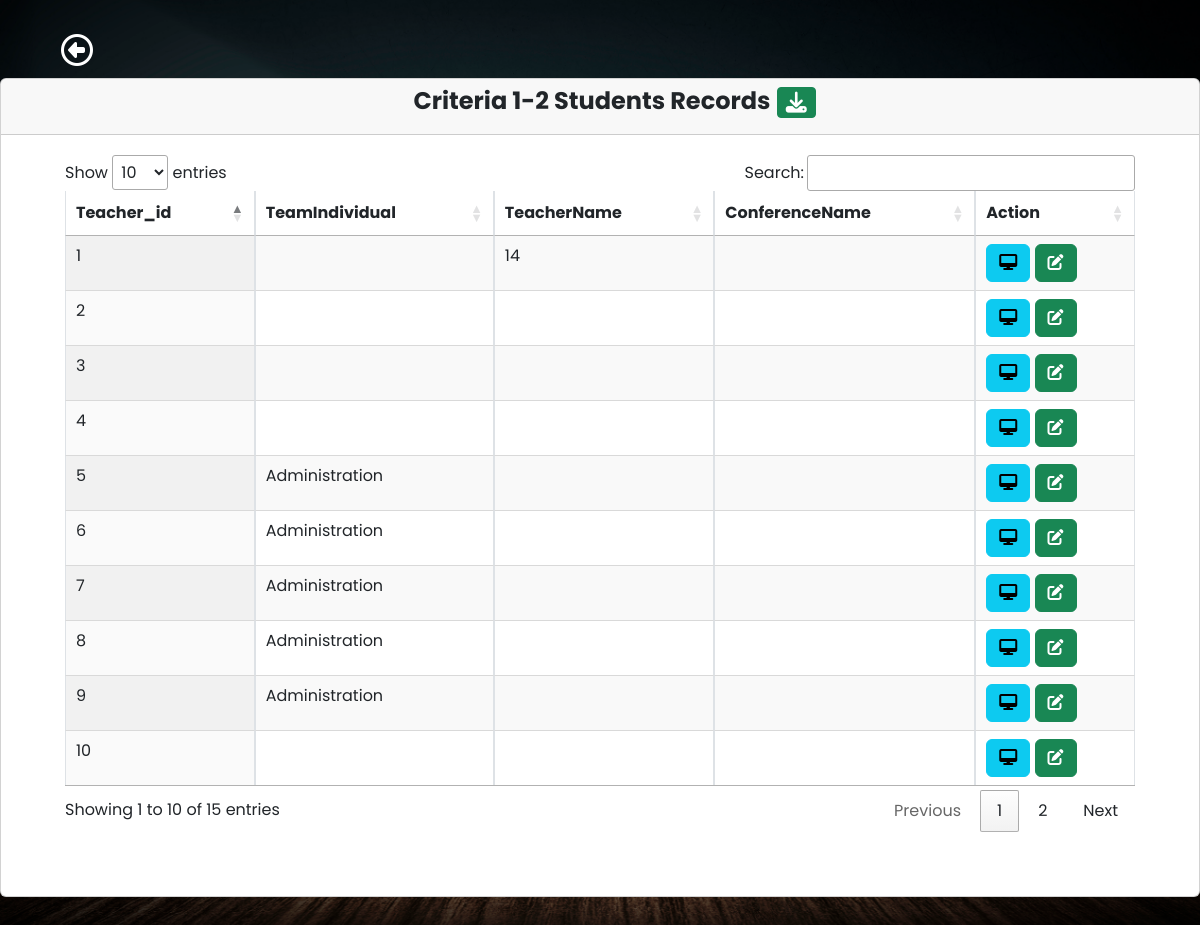
The page /criteria/criteria6-1.php on the database its author committed.
### tables this page shows
CREATE TABLE `teacherform` (
  `teacher_id` int(10) NOT NULL,
  `teacherName` varchar(100) NOT NULL,
  `pan` varchar(100) NOT NULL,
  `designation` varchar(50) NOT NULL,
  `appointmentYear` int(40) NOT NULL,
  `appointmentNature` varchar(100) NOT NULL,
  `departmentName` varchar(70) NOT NULL,
  `experienceYears` int(10) NOT NULL,
  `stillServing1` varchar(100) NOT NULL,
  `teacherNamePhD` varchar(100) NOT NULL,
  `qualificationYear` varchar(10) NOT NULL,
  `recognizedGuide` varchar(10) NOT NULL,
  `recognitionYear` int(10) NOT NULL,
  `stillServing2` varchar(10) NOT NULL,
  `researchScholar` varchar(100) NOT NULL,
  `registrationYear` int(10) NOT NULL,
  `guideAllotmentLink` date NOT NULL,
  `programmeName` varchar(50) NOT NULL,
  `programmeCode` varchar(50) NOT NULL,
  `semesterYear` varchar(10) NOT NULL,
  `lastExamDate` date NOT NULL,
  `resultDate` date NOT NULL,
  `programCode` varchar(10) NOT NULL,
  `programName` varchar(100) NOT NULL,
  `studentsAppeared` int(100) NOT NULL,
  `studentsPassed` int(100) NOT NULL,
  `teacherNameSeedMoney` varchar(100) NOT NULL,
  `seedAmount` int(10) NOT NULL,
  `yearReceived` int(10) NOT NULL,
  `policyLink` varchar(100) NOT NULL,
  `teacherNameAward` varchar(100) NOT NULL,
  `awardName` varchar(100) NOT NULL,
  `awardYear` int(10) NOT NULL,
  `awardingAgency` varchar(100) NOT NULL,
  `roomName` varchar(255) NOT NULL,
  `ictFacility` varchar(255) NOT NULL,
  `photoLink` varchar(255) NOT NULL,
  `timetable` varchar(255) NOT NULL,
  `year` varchar(10) NOT NULL,
  `budget` int(10) NOT NULL,
  `expenditure` int(10) NOT NULL,
  `totalExpenditure` int(10) NOT NULL,
  `maintenanceAcademic` int(10) NOT NULL,
  `maintenancePhysical` int(10) NOT NULL,
  `module` varchar(255) NOT NULL,
  `platform` varchar(255) NOT NULL,
  `launchDate` date NOT NULL,
  `documentLink` varchar(255) NOT NULL,
  `facility` varchar(255) NOT NULL,
  `developmentFacility` varchar(255) NOT NULL,
  `videoLink` varchar(255) NOT NULL,
  `scheme_name` varchar(255) NOT NULL,
  `gov_students` int(11) NOT NULL,
  `gov_amount` decimal(10,2) NOT NULL,
  `ngo_students` int(11) NOT NULL,
  `ngo_amount` decimal(10,2) NOT NULL,
  `ngo_name` varchar(255) NOT NULL,
  `capacity_programme` varchar(255) NOT NULL,
  `implementationDate` date NOT NULL,
  `enrolledStudents` int(11) NOT NULL,
  `agencies` text NOT NULL,
  `activity_name` varchar(255) NOT NULL,
  `students_attended` int(11) NOT NULL,
  `students_placed` int(11) NOT NULL,
  `eventDate` date NOT NULL,
  `teamIndividual` varchar(255) NOT NULL,
  `competitionLevel` varchar(255) NOT NULL,
  `eventName` varchar(255) NOT NULL,
  `pi_co_pi_name` varchar(255) NOT NULL,
  `funding_agency` varchar(255) NOT NULL,
  `type` varchar(100) NOT NULL,
  `department` varchar(255) NOT NULL,
  `funds_provided` int(10) NOT NULL,
  `duration` varchar(100) NOT NULL,
  `workshop_name` varchar(255) NOT NULL,
  `participants` int(11) NOT NULL,
  `date` varchar(100) NOT NULL,
  `activity_report_link` varchar(255) NOT NULL,
  `author_name` varchar(255) NOT NULL,
  `journal_name` varchar(255) NOT NULL,
  `publication_year` int(11) NOT NULL,
  `issn_number` varchar(255) NOT NULL,
  `journal_website` varchar(255) NOT NULL,
  `article_link` varchar(255) NOT NULL,
  `listing_status` varchar(255) NOT NULL,
  `teacher_consultants` varchar(255) NOT NULL,
  `project_name` varchar(255) NOT NULL,
  `agency_details` varchar(255) NOT NULL,
  `revenue_generated` decimal(10,2) NOT NULL,
  `trainees` int(11) NOT NULL,
  `teachers_staff_names` varchar(255) NOT NULL,
  `facilities_name_department` varchar(255) NOT NULL,
  `consultancy_name` varchar(255) NOT NULL,
  `total_amount_spent` int(10) NOT NULL,
  `organizing_unit` varchar(255) NOT NULL,
  `role` varchar(50) NOT NULL,
  `year_placement` varchar(4) NOT NULL,
  `studentName_placement` varchar(255) NOT NULL,
  `programGraduated_placement` varchar(255) NOT NULL,
  `employerName` varchar(255) NOT NULL,
  `payPackage` varchar(255) NOT NULL,
  `studentName_higher_education` varchar(255) NOT NULL,
  `institutionJoined` varchar(255) NOT NULL,
  `programAdmitted` varchar(255) NOT NULL,
  `e_governance` varchar(255) NOT NULL,
  `conference_name` varchar(255) NOT NULL,
  `conferenceName` varchar(255) NOT NULL,
  `professionalBody` varchar(255) NOT NULL,
  `amount` int(10) NOT NULL,
  `roles` varchar(255) NOT NULL,
  `from_date` date NOT NULL,
  `to_date` date NOT NULL,
  `program_title` varchar(255) NOT NULL
);

### criteria/criteria6-1.php (the view, shortened to what this page needs)
<?php
require 'dbcon.php';
?>
<!doctype html>
<html lang="en">
<head>
    <link href="https://cdn.jsdelivr.net/npm/bootstrap@5.1.3/dist/css/bootstrap.min.css" rel="stylesheet">
    <link rel="stylesheet" href="https://cdn.datatables.net/1.10.2/css/jquery.dataTables.min.css">
    <link rel="stylesheet" href="https://pro.fontawesome.com/releases/v5.10.0/css/all.css">
    <?php
    include('../students/includes/header1.php');
    ?>
</head>
<body>
    <div class="wrapper">
        <div class="main">
            <nav class="navbar navbar-expand">
                <a href="../criteria/criteria.php" class="btn btn-2xl mx-5 mt-4"><i class="fa-regular fa-circle-left fa-2xl" style="color: #fff;"></i></a>
            </nav>
            <main class="content ">
                <div class=" mb-5">
                    <div class="row">
                        <div class="col-md-12">
                            <div class="card">
                                <div class="card-header">
                                    <h4 class="text-center">&emsp;<b> Criteria 1-2 Students Records</b>
                                        <a href="../students/student-create.php" class="btn btn-success btn-sm pull-right"><i class="fa-solid fa-download fa-xl"></i></a>
                                    </h4>
                                </div>
                                <div class="card-body m-5 mt-1">
                                    <table id="example" class="display table table-striped table-bordered table-hover" cellspacing="0" width="100%">
                                        <thead>
                                            <tr>
                                                <?php
                                                $query = "SELECT teacher_id,teamIndividual,teacherName,conferenceName FROM teacherform LIMIT 1";
                                                $query_run = mysqli_query($conn, $query);
                                                $row = mysqli_fetch_assoc($query_run);
                                                foreach ($row as $key => $value) {
                                                    echo "<th>" . ucfirst($key) . "</th>";
                                                }
                                                ?>
                                                <th>Action</th>
                                            </tr>
                                        </thead>
                                        <tbody>
                                            <?php
                                            $query = "SELECT teacher_id,teamIndividual,teacherName,conferenceName FROM teacherform";
                                            $query_run = mysqli_query($conn, $query);
                                            if (mysqli_num_rows($query_run) > 0) {
                                                while ($student = mysqli_fetch_assoc($query_run)) {
                                            ?>
                                                    <tr>
                                                        <?php
                                                        foreach ($student as $data) {
                                                            echo "<td>" . $data . "</td>";
                                                        }
                                                        ?>
                                                        <td>
                                                            <a href="student-view.php?id=<?= $student['id']; ?>" class="btn btn-info btn-xs"><i class="fas fa-desktop "></i></a>
                                                            <a href="student-edit.php?id=<?= $student['id']; ?>" class="btn btn-success btn-xs"><i class="fas fa-edit"></i></a>
                                                        </td>
                                                    </tr>
                                            <?php
                                                }
                                            } else {
                                                echo "<tr><td colspan='4'>No Record Found</td></tr>";
                                            }
                                            ?>
                                        </tbody>
                                    </table>
                                </div>
                            </div>
                        </div>
                    </div>
                </div>
            </main>
        </div>
    </div>
</body>
</html>

### students/includes/header1.php (style rules this page uses)
body { font-family: 'Poppins', sans-serif; margin: 0; background-image: url("../img/background-image.jpg"); background-repeat: no-repeat; background-position: center bottom; background-size: cover; }
a { cursor: pointer; text-decoration: none; font-family: 'Poppins', sans-serif; }
.wrapper { align-items: stretch; display: flex; width: 100%; }
.main { display: flex; flex-direction: column; min-height: 100vh; width: 100%; overflow: hidden; transition: all 0.35s ease-in-out; }
.content { flex: 1; max-width: 100vw; width: 100vw; }
@media (min-width:768px) { .content { width: auto; } }

### rows shown on the page
teacherform: teacher_id "1", teacherName "14"
teacherform: teacher_id "2"
teacherform: teacher_id "3"
teacherform: teacher_id "4"
teacherform: teacher_id "5", teamIndividual "Administration"
teacherform: teacher_id "6", teamIndividual "Administration"
teacherform: teacher_id "7", teamIndividual "Administration"
teacherform: teacher_id "8", teamIndividual "Administration"
teacherform: teacher_id "9", teamIndividual "Administration"
teacherform: teacher_id "10"

### other values the page prints
$key "Teacher_id"
$key "TeamIndividual"
$key "TeacherName"
$key "ConferenceName"
